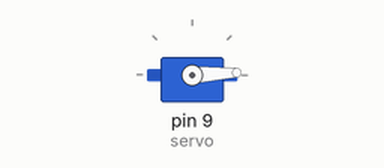
Bench run of a sketch on a simulated Arduino Uno, built with avr-gcc and run on an emulated ATmega328P. On the bench: servo.

Above: at 0.05 s.
At 0.9 s:
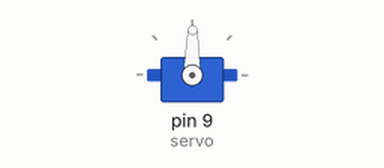
At 1.75 s:
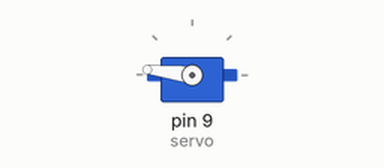
At 3.45 s:
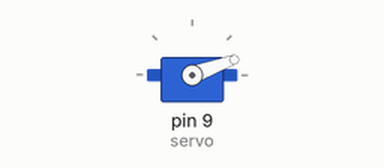
Timing chart, 0 to 8.4 s (numbered marks = the images above):
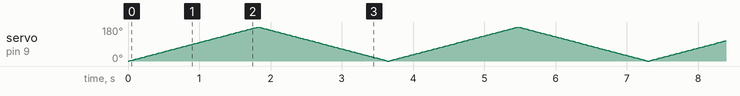

The sketch:

Servo_Motor.ino
```cpp
#include <Servo.h>

int a = 0;

Servo servo;

void setup()
{
  servo.attach(9);
}

void loop()
{
  for(a = 0; a <= 180; a += 1) {
    servo.write(a);
    delay(10);
  }
  for(a = 180; a >= 0; a -= 1) {
    servo.write(a);
    delay(10);
  }
}
```
